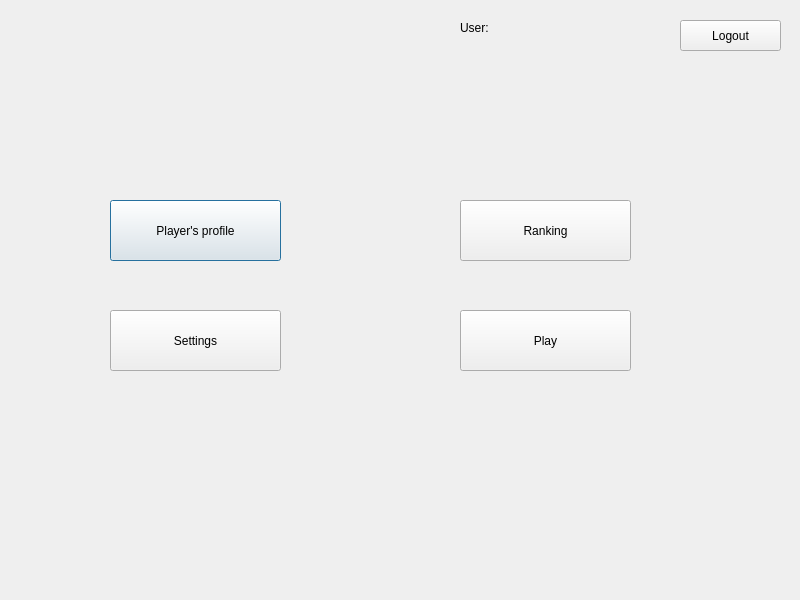
<?xml version="1.0" encoding="UTF-8"?>
<ui version="4.0">
 <class>Menu_GUI</class>
 <widget class="QDialog" name="Menu_GUI">
  <property name="geometry">
   <rect>
    <x>0</x>
    <y>0</y>
    <width>800</width>
    <height>600</height>
   </rect>
  </property>
  <property name="windowTitle">
   <string>Menu_GUI</string>
  </property>
  <widget class="QPushButton" name="pushButton_profile">
   <property name="geometry">
    <rect>
     <x>110</x>
     <y>200</y>
     <width>171</width>
     <height>61</height>
    </rect>
   </property>
   <property name="text">
    <string>Player's profile</string>
   </property>
  </widget>
  <widget class="QPushButton" name="pushButton_play">
   <property name="geometry">
    <rect>
     <x>460</x>
     <y>310</y>
     <width>171</width>
     <height>61</height>
    </rect>
   </property>
   <property name="text">
    <string>Play</string>
   </property>
  </widget>
  <widget class="QPushButton" name="pushButton_logout">
   <property name="geometry">
    <rect>
     <x>680</x>
     <y>20</y>
     <width>101</width>
     <height>31</height>
    </rect>
   </property>
   <property name="text">
    <string>Logout</string>
   </property>
  </widget>
  <widget class="QPushButton" name="pushButton_ranking">
   <property name="geometry">
    <rect>
     <x>460</x>
     <y>200</y>
     <width>171</width>
     <height>61</height>
    </rect>
   </property>
   <property name="text">
    <string>Ranking</string>
   </property>
  </widget>
  <widget class="QLabel" name="label_user">
   <property name="geometry">
    <rect>
     <x>460</x>
     <y>20</y>
     <width>55</width>
     <height>16</height>
    </rect>
   </property>
   <property name="text">
    <string>User:</string>
   </property>
  </widget>
  <widget class="QPushButton" name="pushButton_settings">
   <property name="geometry">
    <rect>
     <x>110</x>
     <y>310</y>
     <width>171</width>
     <height>61</height>
    </rect>
   </property>
   <property name="text">
    <string>Settings</string>
   </property>
  </widget>
  <widget class="QLabel" name="label_name">
   <property name="geometry">
    <rect>
     <x>530</x>
     <y>20</y>
     <width>55</width>
     <height>16</height>
    </rect>
   </property>
   <property name="text">
    <string>&lt;login&gt;</string>
   </property>
  </widget>
  <widget class="QLabel" name="label_avatar">
   <property name="geometry">
    <rect>
     <x>610</x>
     <y>10</y>
     <width>51</width>
     <height>41</height>
    </rect>
   </property>
   <property name="text">
    <string>&lt;avatar&gt;</string>
   </property>
  </widget>
 </widget>
 <layoutdefault spacing="6" margin="11"/>
 <resources/>
 <connections/>
</ui>
